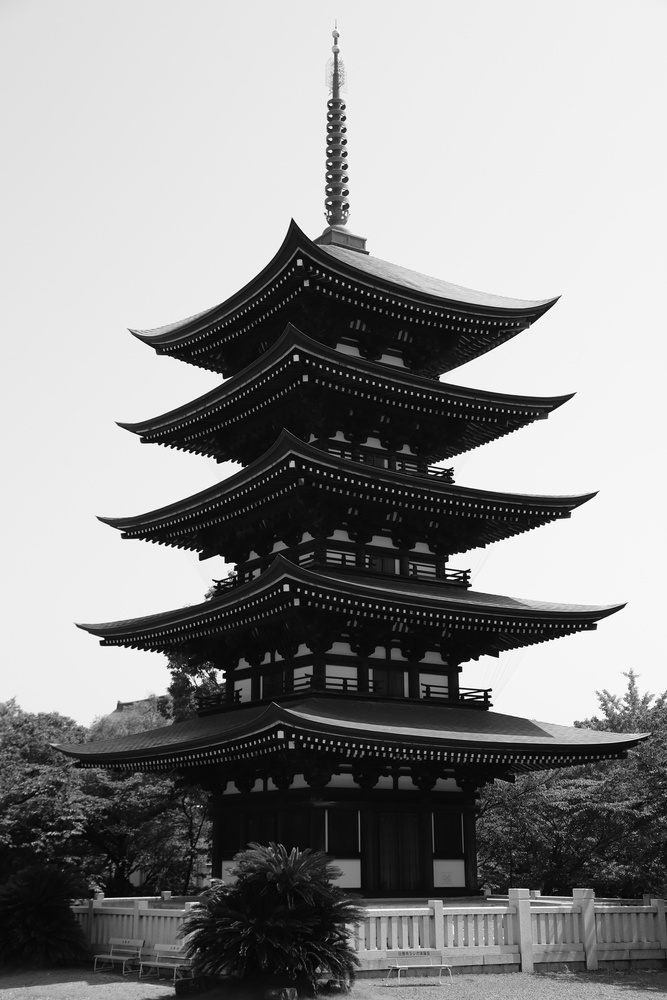
#> input picture Class03/pic02.jpg, 667 x 1000 px, shrunk from 4160 x 6240 before the run, found by its file name
$ python gaussian.py
#> lines starting #> are read from the running program, lines starting #| are printed output that depends on the picture
import cv2 as cv
import numpy as np

img_input = cv.imread('./Class03/pic02.jpg', cv.IMREAD_GRAYSCALE)
#> img_input is the input picture: shape (1000, 667); min 0, max 255, mean 140.8

ksize = (31, 31)
sigmaX = 10.0

output = cv.GaussianBlur(img_input, ksize, sigmaX, borderType= cv.BORDER_REFLECT)
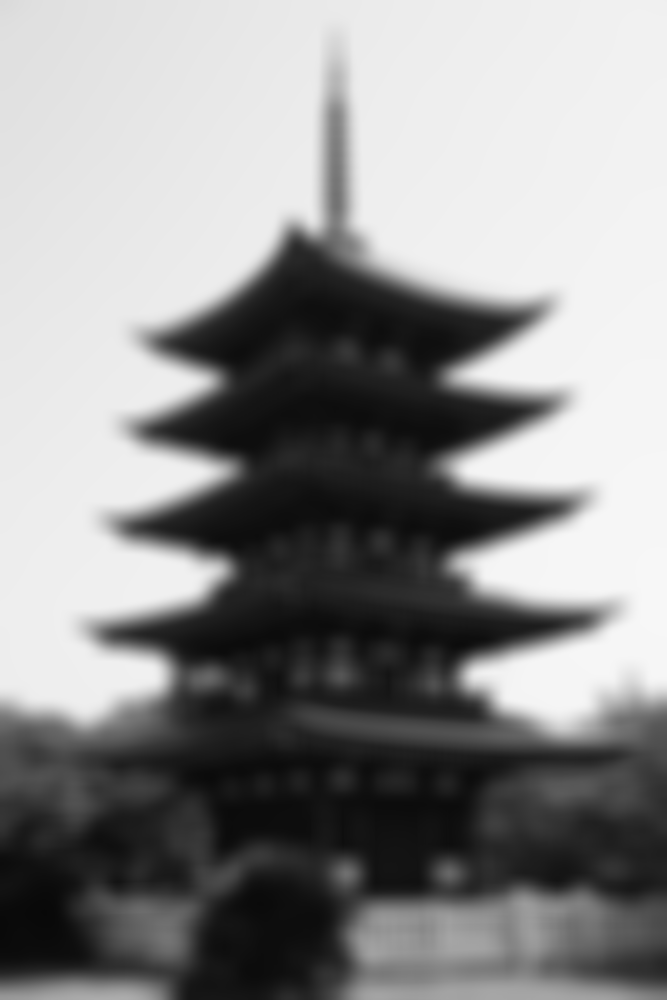
#> output: shape (1000, 667); min 8, max 247, mean 140.8

cv.imwrite('./Class03/pic02.jpg', img_input)
cv.imwrite('./Class03/output.jpg', output)
